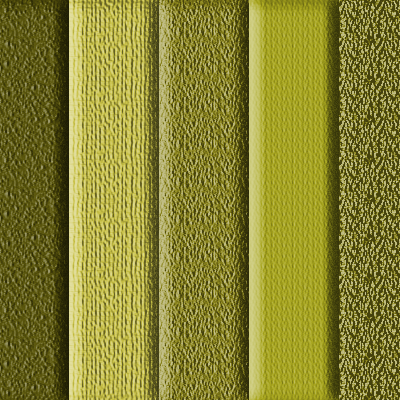
#> input picture OpenCV(3)/6.png, 400 x 400 px
$ python 5.py
#> lines starting #> are read from the running program, lines starting #| are printed output that depends on the picture
import cv2
import numpy as np
from matplotlib import pyplot as plt
img = cv2.imread('6.png')
#> img is the input picture: shape (400, 400, 3); mean B, G, R 49.1, 132.4, 136
kernel = np.ones((5,5),np.float32)/25
#cv2.bilateralFilter(src, d, sigmaColor, sigmaSpace)
#d – Diameter of each pixel neighborhood that is used during filtering.
# If it is non-positive, it is computed from sigmaSpace
#9 邻域直径，两个 75 分别是空间高斯函数标准差，灰度值相似性高斯函数标准差
dst = cv2.filter2D(img,-1,kernel)
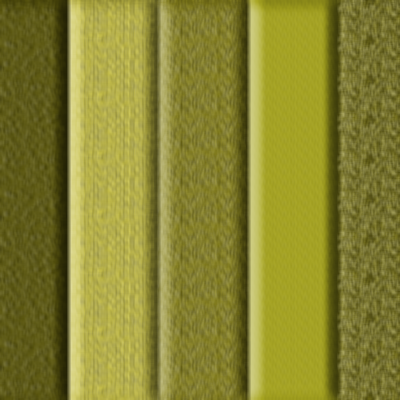
#> dst: shape (400, 400, 3); mean B, G, R 49.1, 132.3, 135.9
blur = cv2.bilateralFilter(dst,11,75,75)

# BGR2RGB
img1 = cv2.cvtColor(img, cv2.COLOR_BGR2RGB)
img2 = cv2.cvtColor(blur, cv2.COLOR_BGR2RGB)

plt.subplot(121),plt.imshow(img1),plt.title('Original')
plt.xticks([]), plt.yticks([])
plt.subplot(122),plt.imshow(img2),plt.title('Blurred')
plt.xticks([]), plt.yticks([])
plt.show()
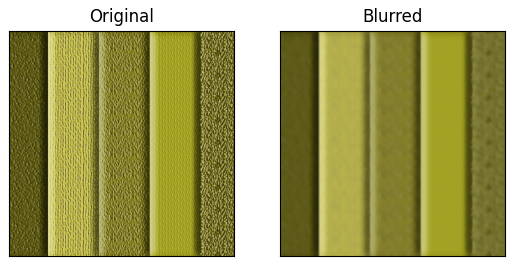
#> figure drawn by matplotlib, 2 panels

$ run again, with OpenCV(3)/2.png copied over OpenCV(3)/6.png
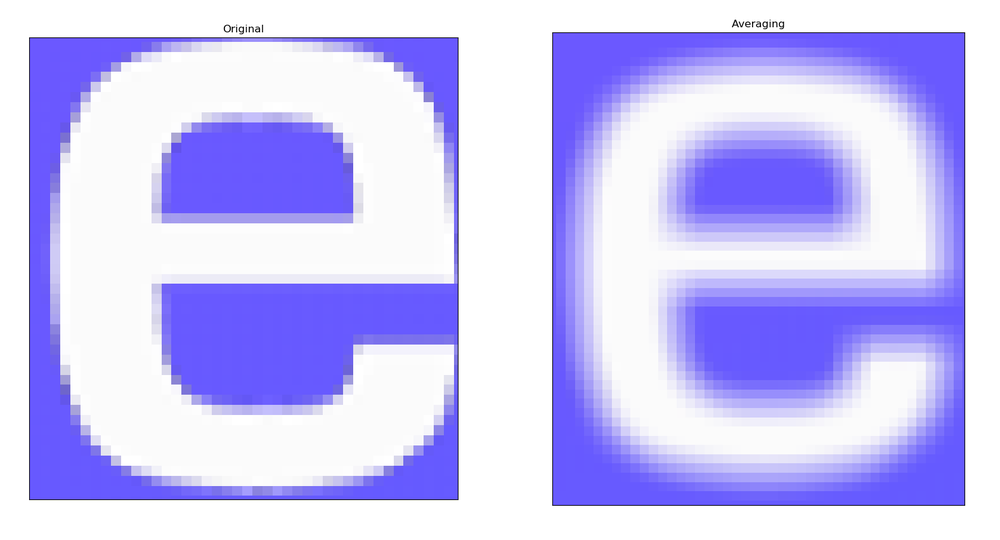
#> input picture OpenCV(3)/2.png, 1000 x 540 px, shrunk from 1577 x 851 before the run
#> img is the input picture: shape (540, 1000, 3); mean B, G, R 250.4, 196.1, 201
#> `dst = cv2.filter2D(img,-1,kernel)`:
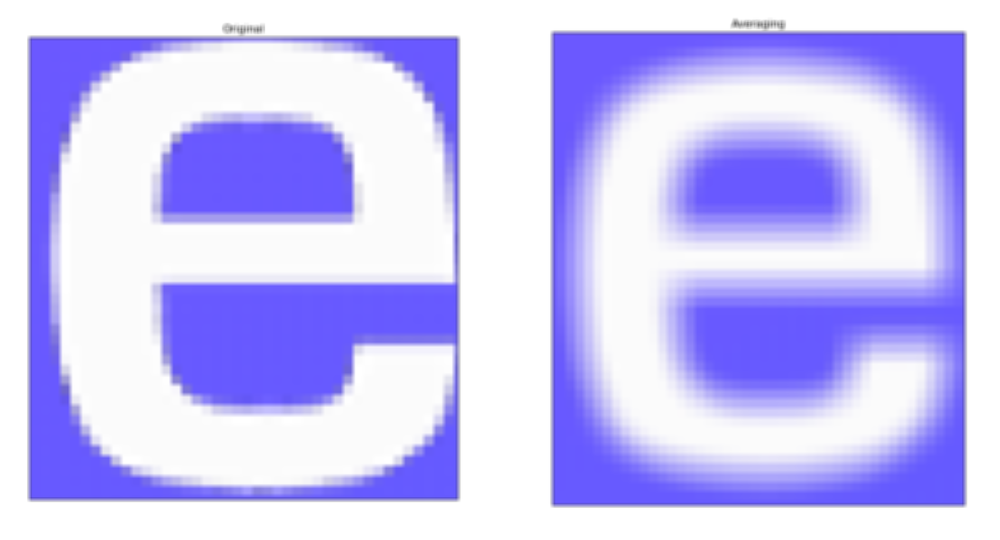
#> dst: shape (540, 1000, 3); mean B, G, R 250.4, 196.1, 201
#> `plt.show()`:
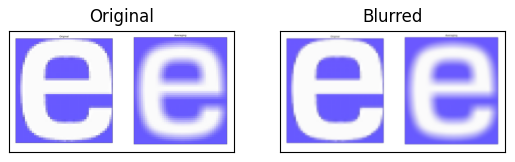
#> figure drawn by matplotlib, 2 panels
